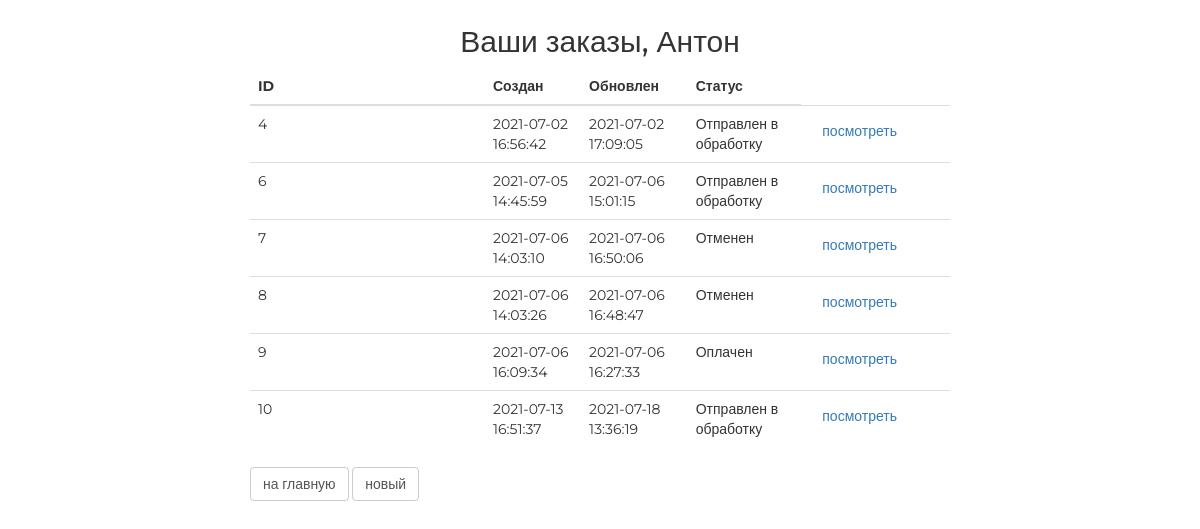
Page /order/ (signed in) on the committed database.
### authapp/models.py (models this page shows, shortened)
class ShopUser(AbstractUser):
    avatar = models.ImageField(upload_to='users_avatars', blank=True)
    age = models.PositiveIntegerField(verbose_name='возраст', default=18)
    activation_key = models.CharField(max_length=128, blank=True)
    activation_key_created = models.DateTimeField(auto_now_add=True, blank=True, null=True)

### ordersapp/models.py (models this page shows, shortened)
class Order(models.Model):
    FORMING = 'FM'
    SENT_TO_PROCEED = 'STP'
    PROCEEDED = 'PRD'
    PAID = 'PD'
    READY = 'RD'
    CANCEL = 'CNC'
    DELIVERED = 'DVD'
    STATUSES = (
        (FORMING, 'Формируется'),
        (SENT_TO_PROCEED, 'Отправлен в обработку'),
        (PROCEEDED, 'Обработан'),
        (PAID, 'Оплачен'),
        (READY, 'Готов к выдаче'),
        (CANCEL, 'Отменен'),
        (DELIVERED, 'Выдан'),
    )
    user = models.ForeignKey(settings.AUTH_USER_MODEL, on_delete=models.CASCADE)
    created = models.DateTimeField(auto_now_add=True, verbose_name='Создан')
    updated = models.DateTimeField(auto_now=True, verbose_name='Обновлен')
    is_active = models.BooleanField(default=True)
    status = models.CharField(choices=STATUSES, default=FORMING, verbose_name="Cтатус", max_length=3)

### ordersapp/views.py (the view)
# urls.py: path('', ordersapp.OrderList.as_view(), name='list'),
class OrderList(ListView):
    model = Order
    def get_queryset(self):
        return Order.objects.filter(user=self.request.user, is_active=True)

### mainapp/context_processors.py (called while the page is built)
def basket(request):
    print(f'context processor basket works')
    basket = []
    if request.user.is_authenticated:
        basket = Basket.objects.filter(user=request.user)
    return {
        'basket': basket,
    }

### ordersapp/templates/ordersapp/order_list.html (shortened to what this page needs)
{% extends 'ordersapp/base.html' %}
{% block content %}
    <div class="text-center h2 header">
        Ваши заказы,
        {% if user.first_name %}
            {{ user.first_name }}
        {% else %}
            Пользователь
        {% endif %}
    </div>
    <table class="table orders_list">
       <thead>
         <tr>
           <th>ID</th>
           <th>Создан</th>
           <th>Обновлен</th>
           <th>Статус</th>
         </tr>
       </thead>
        <tbody>
           {% for item in object_list %}
               {% if item.is_active %}
               <tr>
                   <td class="td1 orders_list">{{ item.pk }}</td>
                   <td>{{ item.created|date:"Y-m-d H:i:s" }}</td>
                   <td>{{ item.updated|date:"Y-m-d H:i:s" }}</td>
                   <td>{{ item.get_status_display }}</td>
                   <td>
                       <a class="btn btn-link" href="{% url 'order:read' item.pk %}">
                           посмотреть
                       </a>
                   </td>
                   <td>
                   </td>
                   <td>
                   </td>
               </tr>
               {% endif %}
           {% endfor %}
       </tbody>
   </table>
   <button class="btn btn-default btn-round">
       <a href="{% url 'main' %}">
           на главную
       </a>
   </button>
   <button class="btn btn-default btn-round">
       <a href="{% url 'order:create' %}">
           новый
       </a>
   </button>
{% endblock %}

### static/css/style.css (style rules this page uses)
* { margin: 0; padding: 0; }
body { font-family: 'Montserrat', sans-serif; }
html, body { height: 100%; }
.basket_container button a { text-decoration: none; color: #555; }
table { width: 100%; }
td:first-child { width: 235px; }

### rows in the picture
ShopUser: first_name "Антон"
Order: pk "4", created "2021-07-02 16:56:42", updated "2021-07-02 17:09:05", status "Отправлен в обработку"
Order: pk "6", created "2021-07-05 14:45:59", updated "2021-07-06 15:01:15", status "Отправлен в обработку"
Order: pk "7", created "2021-07-06 14:03:10", updated "2021-07-06 16:50:06", status "Отменен"
Order: pk "8", created "2021-07-06 14:03:26", updated "2021-07-06 16:48:47", status "Отменен"
Order: pk "9", created "2021-07-06 16:09:34", updated "2021-07-06 16:27:33", status "Оплачен"
Order: pk "10", created "2021-07-13 16:51:37", updated "2021-07-18 13:36:19", status "Отправлен в обработку"
